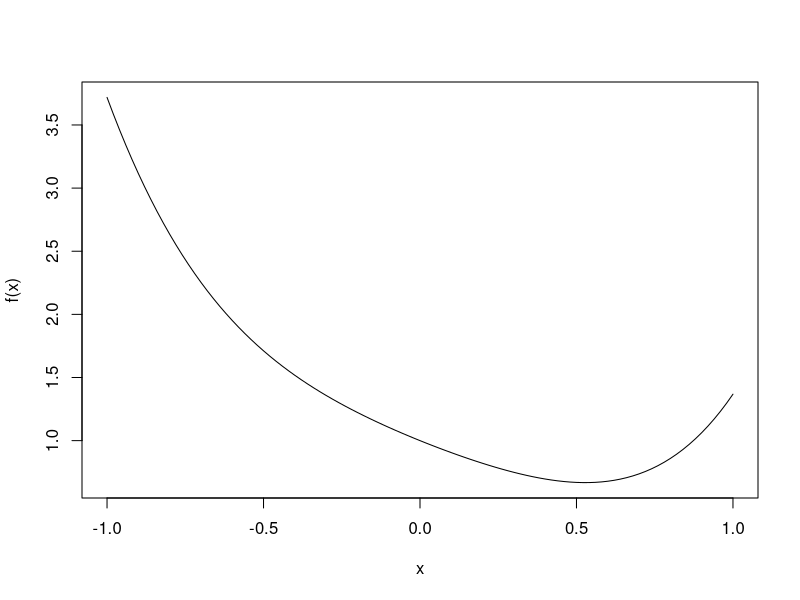

Reproduce this figure in R. (Note: this script raises an error after producing the figure.)
#Newton Raphson method
#for optimization f(d) must have first and second derivatives
#then tan the N0R can converge faster than golden section method
#we want the minimum of f(x) 
#to be in the interval [a,b]
#assume the minimum is not at a or b
#then the derivative of f() at the minimum is 0
#if the second derivative >0 the the minimum
#keep iterating until the derivative is close enough to 0


#example
#find the minimum of e^(-x)+x^4 from [-1,4]

#f<-function(x) {exp(-x)+x^4}
#with brackets is the same as without bracket

f<-function(x) {exp(-x)+x^4}

curve(f,from=-1,to=1)

fprime<-function(x) -exp(-x)+4*x^3

fprimeprime<-function(x) exp(-x)+12*x^2

#x<-0.5
x<-c(0.5,rep(NA,6))

fval<-rep(NA,7)

fprimeval<-rep(NA,7)

fprimeprimeval<-rep(NA,7)

for (i in 1:6){
fval[i]<-f(x[i])
fprimeval[i]<-fprime(x[i])
fprimeprimeval[i]<-fprimeprime(x[i])
x[i+1]<-x[i]-fprimeval[i]/fprimeprimeval[i]


}
data.frame(x,fval,fprimeval,fprimeprimeval)


#we can use the N-R  method to find the zeros(roots) of the function

#a function to find the root using N-R method

newtonraphson<-function(ftn,xo,tol=1e-9,maxiter=100){

#ftn is function of a single variable 
#returns both function value and first derivative
#xo is the initial guess
#function terminates if |f(x)| <tol or
#iter exceeds maxiter
#initialize
x<-xo
fx<-ftn(x)
iter<-0
#continue until stopping conditions are set
while((abs(fx[1])>tol)&&(iter<maxiter)){
x<-x-fx[1]/fx[2]
fx<-ftn(x)
iter=iter+1
cat("At iteration",iter,"value of x is:",x,"\n")


}

#output
if (abs(fx[1])>tol){
cat("Algorithm failed to converge\n")

return(NULL)
}else{
cat("Algorithm converged \n")
#out=list(data.frame(x,fx))

#return(out)
return(x)
}



ftn4<-function(x){
fx<-log(x)-exp(-x)
dfx<-1/x+exp(-x)
return(c(fx,dfx))


}
}
newtonraphson(ftn4,2,1e-6)
